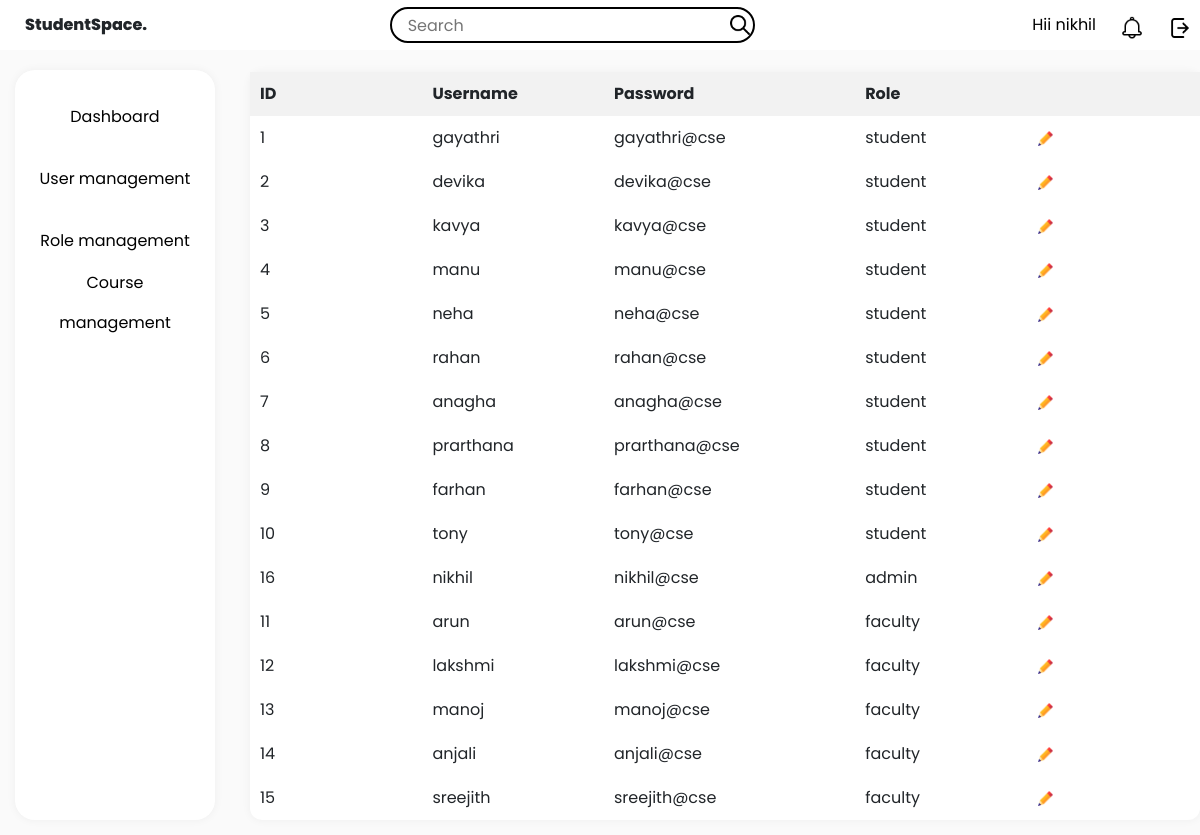
Screenshot of /user_management (signed in) with the database file from the repository.
### tables this page shows
CREATE TABLE "users" (
"id" INTEGER,
  "username" TEXT,
  "password" TEXT,
  "role" TEXT
);

### app.py (the view)
@app.route('/user_management')
def user_management():
    name=session.get("name")
    connection = connect_to_database()
    cursor = connection.cursor()
    cursor.execute('SELECT * FROM users')
    users_data = cursor.fetchall()
    connection.close()
    return render_template('usermgmt.html', users_data=users_data,name=name)

### app.py (called while the page is built)
@app.context_processor
def common_icons():
    admin = "/static/assets/admin.png"
    student = "/static/assets/student.png"
    faculty = "/static/assets/faculty.png"
    search = "/static/assets/search.png"
    notification = "/static/assets/notification.png"
    settings = "/static/assets/settings.png"
    editimage="/static/assets/edit.png"
    return dict(
        search=search,
        notification=notification,
        settings=settings,
        admin=admin,
        faculty=faculty,
        student=student,
        editimage=editimage
    )

def connect_to_database():
    conn = sqlite3.connect("database.db")
    return conn

### templates/usermgmt.html (shortened to what this page needs)
<!DOCTYPE html>
<html>
  <head>
    <link
      href="https://cdn.jsdelivr.net/npm/bootstrap@5.3.0/dist/css/bootstrap.min.css"
      rel="stylesheet"
    />
    <link
      rel="stylesheet"
      href="{{ url_for('static', filename='style.css') }}"
    />
    <link
      rel="stylesheet"
      href="{{ url_for('static', filename='admin-style.css') }}"
    />
  </head>
  <body>
    <div class="StudentSpace">
      <div class="header">
        <div class="left-section">StudentSpace.</div>
        <div class="middle-section">
          <input class="search-bar" type="text" placeholder="Search" />
          <img
            class="search-icon"
            src="{{search}}"
            style="width: 20px; height: 20px; position: relative; right: 40px"
          />
        </div>
        <div class="right-section">
          <div class="name">
            <a href="{{ url_for('profile') }}" class="name">Hii {{name}} </a>
          </div>
          <div class="notification-icon" style="margin-left: 24px">
            <img
              class="rs-notification"
              src="{{notification}}"
              style="width: 24px; height: 24px"
            />
          </div>
          <div class="settings-icon">
            <a href="{{ url_for('logout') }}"
              ><img class="settings-icon" src="{{settings}}"
            /></a>
          </div>
        </div>
      </div>
      <div class="sidebar">
        <div class="sidebar-tabs">
          <a
            href="{{ url_for('home', username=username, name=name, user_type=user_type) }}"
            >Dashboard</a
          >
        </div>
        <div class="sidebar-tabs">
          <a href="{{ url_for('user_management') }}">User management</a>
        </div>
        <div class="sidebar-tabs">
          <a href="#">Role management</a>
        </div>
        <div class="sidebar-tabs">
          <a href="#">Course management</a>
        </div>
      </div>
      <div class="main-section">
        <div class="main">
          <table>
            <thead>
              <tr>
                <th>ID</th>
                <th>Username</th>
                <th>Password</th>
                <th>Role</th>
                <th></th>
              </tr>
            </thead>
            <tbody id="userTableBody">
              {% for user in users_data %}
              <tr>
                <td>{{ user[0] }}</td>
                <td>{{ user[1] }}</td>
                <td>{{ user[2] }}</td>
                <td>{{ user[3] }}</td>
                <td>
                  <a href="#" class="edit-link">
                    <img
                      style="width: 15px"
                      src="{{ editimage }}"
                      alt="Edit Icon"
                    />
                  </a>
                </td>
              </tr>
              {% endfor %}
            </tbody>
          </table>
        </div>
      </div>
    </div>
  </body>
</html>

### static/style.css (style rules this page uses)
* { margin: 0; padding: 0; box-sizing: border-box; font-family: "Poppins", sans-serif; }
body { font-weight: 400; line-height: 1.5; font-size: 16px; }
.StudentSpace { display: flex; flex-direction: column; height: 100vh; }
.header { display: flex; align-items: center; justify-content: space-between; height: 48px; padding: 25px; }
.left-section { font-weight: 800; }
.middle-section { flex: 1; max-width: 400px; display: flex; align-items: center; }
.right-section { display: flex; align-items: center; flex-direction: row; }
.name { color: #000; text-decoration: none; }
.search-bar { flex: 1; height: 36px; padding-left: 16px; border: solid 2px black; border-radius: 48px; }
.sidebar { position: fixed; top: 70px; left: 15px; bottom: 15px; width: 200px; display: flex; flex-direction: column; align-items: center; box-shadow: 0 0 10px rgba(0, 0, 0, 0.05); border-radius: 20px; padding-top: 16px; background-color: white; }
.sidebar-tabs { height: 46px; width: 152px; border-radius: 48px; box-sizing: border-box; text-align: center; display: flex; justify-content: center; align-items: center; line-height: 40px; margin: 8px; transition: box-shadow 0.3s ease; }
.sidebar-tabs a { text-decoration: none; color: #000; }
.main-section { background-color: rgb(250, 250, 250); height: 100%; width: 100%; }
.main { margin-left: 250px; margin-top: 22px; margin-bottom: 15px; display: flex; flex-direction: column; border-radius: 12px; box-shadow: 0 0 10px rgba(0, 0, 0, 0.05); background-color: white; }
.search-icon, .notification-icon, .settings-icon { width: 20px; height: 20px; margin-left: 15px; }
.search-icon { position: relative; right: 45px; }

### static/admin-style.css (style rules this page uses)
table { width: 100%; border-collapse: collapse; border-radius: 20px; }
th, td { padding: 10px; width: 100px; text-align: left; }
th { background-color: #f2f2f2; }

### rows the page displays
users: username "nikhil", id "16", password "nikhil@cse", role "admin"
users: id "1", username "gayathri", password "gayathri@cse", role "student"
users: id "2", username "devika", password "devika@cse", role "student"
users: id "3", username "kavya", password "kavya@cse", role "student"
users: id "4", username "manu", password "manu@cse", role "student"
users: id "5", username "neha", password "neha@cse", role "student"
users: id "6", username "rahan", password "rahan@cse", role "student"
users: id "7", username "anagha", password "anagha@cse", role "student"
users: id "8", username "prarthana", password "prarthana@cse", role "student"
users: id "9", username "farhan", password "farhan@cse", role "student"
users: id "10", username "tony", password "tony@cse", role "student"
users: id "11", username "arun", password "arun@cse", role "faculty"
users: id "12", username "lakshmi", password "lakshmi@cse", role "faculty"
users: id "13", username "manoj", password "manoj@cse", role "faculty"
users: id "14", username "anjali", password "anjali@cse", role "faculty"
users: id "15", username "sreejith", password "sreejith@cse", role "faculty"
